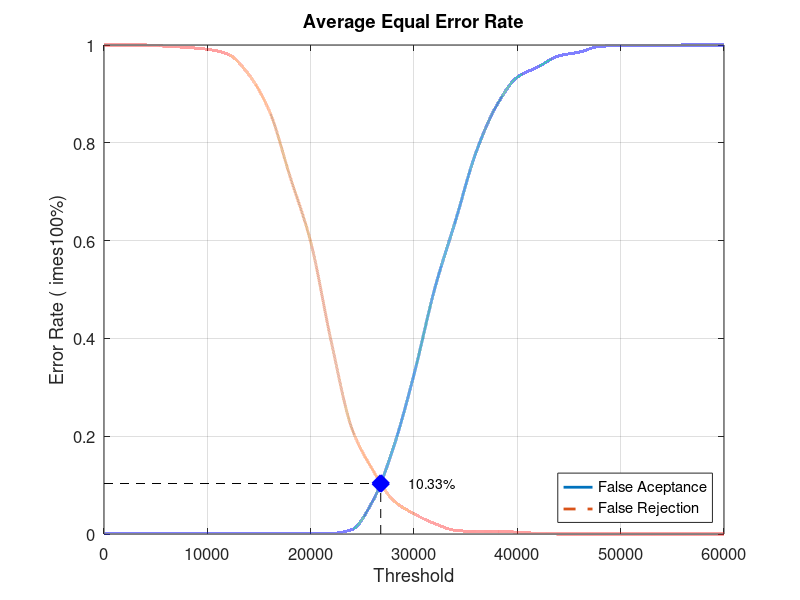
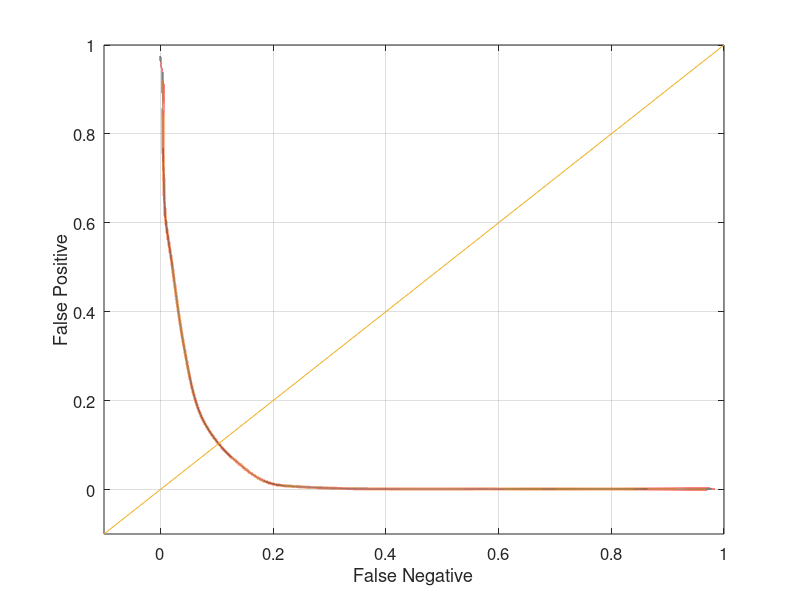

These charts were generated, in order, by the following MATLAB code:
close all;
clear;
clc;
x = 0:2000:60000;
xq = 0:0.5:60000;

y0 = [0 0.00131579 0.00131579 0.00131579 0.00131579 0.00131579 0.00131579 0.00131579 0.00131579 0.00131579 0.00131579 0.00131579 0.00921053 0.0671053 0.176316 0.326316 0.501316 0.639474 0.780263 0.876316 0.934211 0.955263 0.977632 0.985526 0.997368 0.998684 0.998684 0.998684 1 1 1]
yy0 = interp1(x, y0, xq, 'pchip');
y1 = [1 1 1 0.9975 0.995 0.99125 0.98125 0.94 0.865 0.73125 0.5975 0.3925 0.215 0.13125 0.06875 0.04125 0.02125 0.0075 0.005 0.005 0.00375 0.00125 0 0 0 0 0 0 0 0 0]
yy1 = interp1(x, y1, xq, 'pchip');

% Calculating EER: 
y2 = abs(y0 - y1);
find(y2 == min(y2))
yy2 = abs(yy0 - yy1);
xEER = find(yy2 == min(yy2));
xEERIndex = xq(xEER) % X-axis EER
yEER = yy0(xEER) % Y-axis EER

main = figure
plot(xq, yy0,'-','LineWidth', 2);	hold on
plot(xq, yy1,'--','LineWidth', 2);	hold on
plot([xEERIndex xEERIndex], [0 yEER], 'k--');	hold on
plot([0 xEERIndex], [yEER yEER], 'k--');	hold on
plot(xEERIndex, yEER, 'bx', 'LineWidth', 10);	hold on
text(xEERIndex + 10 * xEERIndex / 100, yEER, [num2str(round((10000 * yEER)) / 100) '%'])
legend('False Aceptance', 'False Rejection', 'Location', 'SouthEast')
xlabel('Threshold')
ylabel('Error Rate (	imes100%)')
title('Average Equal Error Rate')
set(gca, 'FontSize', 12)
axis([0 60000 0 1])
grid on

print(main, 'Experiment1AverageMain', '-dpng');
FNRxFPR = figure('Color', [1 1 1]);
plot(yy1, yy0, '-', yy1, yy0, 'LineWidth', 2);
hold on
y = -0.1:0.1:1
plot(y, y); 
set(gca, 'FontSize', 12)
xlabel('False Negative')
ylabel('False Positive')
axis([-0.1 1 -0.1 1])
set(gca, 'FontSize', 12)
grid on

print(FNRxFPR, 'Experiment1AverageFNRxFPR','-dpng');
